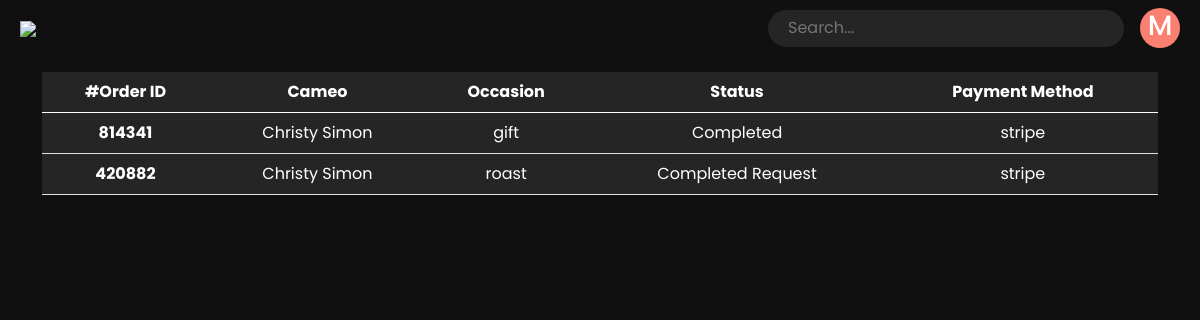
/profile/purchase (signed in), run on the app's committed database.
### cameo/models.py (models this page shows)
class Cameo(AbstractUser):
    category_choice = [
        ('Actors', 'actors'),
        ('Activists', 'activist'),
        ("Artists", "artists"),
        ("Astrologers", "astrologers"),
        ("Astronauts", "astronauts"),
        ('Athletes', 'athletes'),
        ("Authors", "authors"),
        ("Cameo Team", "cameo_team"),
        ('Comedian', 'comedians'),
        ("Commentators", "commentators"),
        ('Creator', 'creator'),
        ("Dancers", "dancers"),
        ("En Español", "en_español"),
        ("Food", "food"),
        ("Furry", "furry"),
        ("High Fashion", "high_fashion"),
        ("Home and Design", "home_and_design"),
        ("Impressionists", "impressionists"),
        ("Magicians", "magicians"),
        ('Model', 'model'),
        ("Motivational Speakers", "motivational_speakers"),
        ('Musician', 'musician'),
        ("News", "news"),
        ("Pageants", "pageants"),
        ("Photographers", "photographers"),
        ("Podcast", "podcast"),
        ("Poker", "poker"),
        ("Politics", "politics"),
        ("Radio", "radio"),
        ('Reality TV', 'reality_tv'),
        ("Royals", "Royals"),
        ("Santas", "santas"),
        ('Sports Commentator', 'sports_Commentator'),
        ("Stylists", "stylists"),
        ("TV Hosts", "tv_hosts"),
        ("Tarot Card Reader", "tarot_card_reader"),
        ("Venture Capitalists", "venture_capitalists"),
        ("Viral", "viral"),
        ("Radio", "radio"),
        ("Writers", "writers"),
    ]
    delivery_duration_unit_choice = [
        ("Hr", 'hr'),
        ("Day", 'day'),
        ("Week", 'week'),
    ]
    currency_code_symbols = [('USD', "$"), ('INR', "₹"), ('GBP', "£"),
                             ('EUR', "€")]
    is_celebrity = models.BooleanField(default=False)
    category = models.CharField(choices=category_choice,
                                max_length=100,
                                null=True)
    delivery_duration = models.IntegerField(null=True)
    price = models.FloatField(null=True)
    currency_code = models.CharField(max_length=10,
                                     choices=currency_code_symbols,
                                     null=True)
    delivery_duration_unit = models.CharField(
        max_length=10, null=True, choices=delivery_duration_unit_choice)
    image = models.ImageField(upload_to='cameo')
    intro = models.CharField(max_length=500, null=True)
    bio = models.CharField(max_length=2000, null=True)
    paypal_email = models.EmailField(null=True)
    is_featured = models.BooleanField(null=True, blank=True, default=False)
    reviews = JSONField(default=[])
    fans = JSONField(default=[])

### booking/models.py (models this page shows, shortened)
class Booking(models.Model):
    payment_method_choice = [("paypal", "Paypal"), ("stripe", "Stripe")]
    payment_status_choice = [
        ("initiated", "Initiated"),
        ("pending", "Pending"),
        ("completed", "Completed"),
    ]
    order_status_choice = [
        ("initiated", "Initiated"),
        ("pending", "Pending"),
        ("completed", "Completed"),
        ("Completed Request", "Completed Request"),
    ]
    cameo = models.ForeignKey(
        Cameo, on_delete=models.CASCADE, related_name="cameo", null=True
    )
    order_id = models.IntegerField()
    price = models.FloatField()
    currency_code = models.CharField(max_length=10)
    cameo_username = models.CharField(max_length=250)
    requested_user_id = models.IntegerField()
    requested_user_username = models.CharField(max_length=250)
    fromName = models.CharField(max_length=500, null=True, blank=True)
    toName = models.CharField(max_length=500)
    pronounce = models.CharField(max_length=500)
    instructions = models.TextField()
    occasion = models.CharField(max_length=500)
    receipent = models.CharField(max_length=500)
    payment_status = models.CharField(max_length=100, choices=payment_status_choice)
    payment_method = models.CharField(max_length=100, choices=payment_method_choice)
    payment_server_response = models.TextField()
    order_status = models.CharField(max_length=50, choices=order_status_choice)
    statisfaction = models.IntegerField(null=True, blank=True)
    is_accepted = models.BooleanField(default=False, null=True, blank=True)
    decline_reason = models.TextField(blank=True, null=True)

### userprofile/views.py (the view)
# urls.py: path("purchase", views.purchase, name="purchase"),
@login_required
def purchase(request):
    purchase = Booking.objects.filter(requested_user_id=request.user.id)
    purchase = purchase.filter(payment_status="completed")
    context = {"purchases": purchase}
    return render(request, "userprofile/purchase.html", context=context)

### cameo/context_processors.py (called while the page is built)
def newsale_processor(request):
    if request.user.is_authenticated:
        bookings = Booking.objects.filter(cameo=request.user)
        new_sale = []
        for booking in bookings:
            if booking.order_status != "Completed":
                new_sale.append(booking)
        return {"new_sale": len(new_sale)}
    else:
        return {"new_sale": 0}

def purchase_update(request):
    if request.user.is_authenticated:
        purchase = []
        bookings = Booking.objects.filter(requested_user_id=request.user.id)
        for booking in bookings:
            if booking.order_status == "Completed Request" and not booking.is_accepted:
                purchase.append(booking)
        return {"purchase_update": len(purchase)}
    else:
        return {"purchase_update": 0}

### userprofile/templates/userprofile/purchase.html (shortened to what this page needs)
{% extends 'cameo/base.html' %}
{% block body %}
<div id="purchase" class="container mt-3">
    <table class="table sale-table">
        <thead>
            <tr>
                <th scope="col">#Order ID</th>
                <th scope="col">Cameo</th>
                <th scope="col">Occasion</th>
                <th scope="col">Status</th>
                <th scope="col">Payment Method</th>
            </tr>
        </thead>
        <tbody>
            {% for purchase in purchases %}
            <tr class="order" data-bs-toggle="modal" data-bs-target="#modal-{{purchase.order_id}}">
                <th scope="row">{{purchase.order_id}}</th>
                <td scope="row">{{purchase.cameo.first_name}} {{purchase.cameo.last_name}}</td>
                <td scope="row">{{purchase.occasion}}</td>
                <td scope="row">{{purchase.order_status}}</td>
                <td scope="row">{{purchase.payment_method}}</td>
            </tr>
            {% endfor %}
        </tbody>
    </table>
</div>
{% endblock %}

### cameo/templates/cameo/navbar.html (shortened to what this page needs)
<div class="navbar" id="navbar">
    <a href="/">
        <div class="logo-container">
            <img src="https://cdn.cameo.com/staticDir/logo_white.svg" class="logo">
        </div>
    </a>
    <div class="right-element">
        <div class="input-container">
            <input type="text" placeholder="Search..." class="search-input">
        </div>
        {% if request.user.is_authenticated %}
        <div v-on:click="toggleMenu" class="avatar">
            <h3 style="margin-bottom: 5px"> {{ request.user.username|slice:"0:1"}}</h3>
        </div>
        {% else %}
        <button class="btn-login" data-bs-toggle="modal" data-bs-target="#exampleModal">Login</button>
        {% endif %}
    </div>
</div>

### cameo/templates/cameo/base.html (style rules this page uses)
body { font-family: poppins, sans-serif !important; }
body { background-color: rgb(16, 16, 16); color: white; }
a { text-decoration: none; }

### cameo/templates/cameo/navbar.html (style rules this page uses)
.navbar { width: 100%; max-height: 56px; height: 56px; background-color: rgb(16, 16, 16); padding: 0px 20px; display: flex; flex-direction: row; justify-content: space-between; }
.logo { width: 100px; }
.logo-container { flex-grow: 1; }
.input-container { background-color: rgb(37, 37, 37); border-radius: 100px; }
.search-input { min-height: 37px; background-color: transparent; border: none; padding: 0px 20px; width: 100%; color: white; }
.right-element { display: flex; justify-content: flex-end; align-items: center; width: 70%; }
.avatar { -webkit-user-select: none; -moz-user-select: none; -ms-user-select: none; user-select: none; width: 40px; height: 40px; min-width: 40px; min-height: 40px; margin-left: 1rem; background-color: salmon; border-radius: 100px; display: flex; justify-content: center; align-items: center; }

### userprofile/templates/userprofile/purchase.html (style rules this page uses)
.sale-table { background-color: #252525 !important; color: white; text-align: center; }

### data on the page
Cameo: user.username "M"
Booking: order_id "814341", cameo.first_name "Christy", cameo.last_name "Simon", occasion "gift", order_status "Completed", payment_method "stripe"
Booking: order_id "420882", cameo.first_name "Christy", cameo.last_name "Simon", occasion "roast", order_status "Completed Request", payment_method "stripe"
